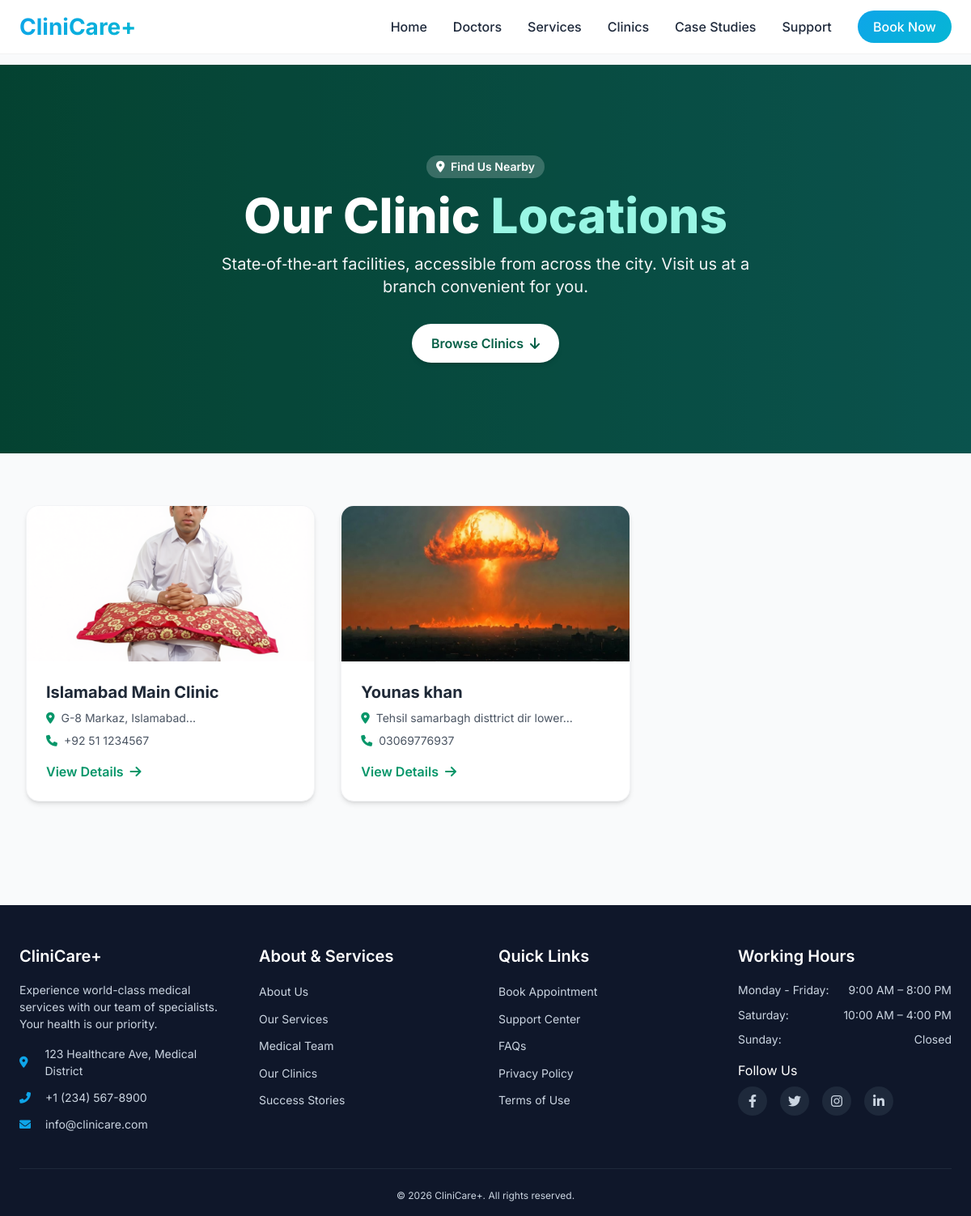
Screenshot of /clinics.php with the database file from the repository.
### tables this page shows
CREATE TABLE `clinics` (
  `id` int(11) NOT NULL,
  `name` varchar(150) NOT NULL,
  `slug` varchar(150) DEFAULT NULL,
  `address` text DEFAULT NULL,
  `phone` varchar(50) DEFAULT NULL,
  `google_map_iframe` text DEFAULT NULL,
  `image` varchar(255) DEFAULT NULL,
  `created_at` timestamp NOT NULL DEFAULT current_timestamp()
);

### clinics.php (the view, shortened to what this page needs)
<?php
require_once 'config/database.php';
$clinics = mysqli_query($conn, "SELECT * FROM clinics ORDER BY name");
?>
<!DOCTYPE html>
<html lang="en">
<head>
    <script src="https://cdn.tailwindcss.com"></script>
    <link rel="stylesheet" href="https://cdnjs.cloudflare.com/ajax/libs/font-awesome/6.0.0-beta3/css/all.min.css">
</head>
<body class="bg-gray-50">
    <?php include 'includes/header.php'; ?>
    <section class="relative bg-gradient-to-r from-emerald-800 to-teal-700 text-white py-20 md:py-28">
        <div class="absolute inset-0 bg-black/30"></div>
        <div class="relative max-w-7xl mx-auto px-4 sm:px-6 lg:px-8 text-center">
            <span class="inline-block px-3 py-1 bg-white/20 rounded-full text-sm font-semibold mb-4">
                <i class="fas fa-map-marker-alt mr-1"></i> Find Us Nearby
            </span>
            <h1 class="text-4xl md:text-5xl lg:text-6xl font-extrabold mb-4">Our Clinic <span class="text-teal-200">Locations</span></h1>
            <p class="text-xl text-gray-100 max-w-2xl mx-auto">
                State‑of‑the‑art facilities, accessible from across the city. Visit us at a branch convenient for you.
            </p>
            <div class="mt-8 flex justify-center">
                <a href="#clinics-grid" class="bg-white text-emerald-800 hover:bg-gray-100 px-6 py-3 rounded-full font-semibold transition shadow-md">
                    Browse Clinics <i class="fas fa-arrow-down ml-1"></i>
                </a>
            </div>
        </div>
    </section>
    <main class="max-w-7xl mx-auto px-4 sm:px-6 lg:px-8 py-12 md:py-16">
        <?php if(mysqli_num_rows($clinics) > 0): ?>
            <div id="clinics-grid" class="grid grid-cols-1 md:grid-cols-2 lg:grid-cols-3 gap-8">
                <?php while($clinic = mysqli_fetch_assoc($clinics)): ?>
                    <div class="clinic-card bg-white rounded-2xl shadow-md overflow-hidden border border-gray-100">
                        <?php if(!empty($clinic['image'])): ?>
                            <img src="<?php echo $clinic['image']; ?>" alt="<?php echo htmlspecialchars($clinic['name']); ?>" class="w-full h-48 object-cover">
                        <?php else: ?>
                            <div class="w-full h-48 bg-gray-200 flex items-center justify-center text-gray-400">
                                <i class="fas fa-building text-5xl"></i>
                            </div>
                        <?php endif; ?>
                        <div class="p-6">
                            <h3 class="text-xl font-bold text-gray-800 mb-2"><?php echo htmlspecialchars($clinic['name']); ?></h3>
                            <p class="text-gray-600 text-sm mb-2"><i class="fas fa-location-dot text-emerald-600 mr-1"></i> <?php echo htmlspecialchars(substr($clinic['address'], 0, 80)); ?>...</p>
                            <p class="text-gray-600 text-sm mb-4"><i class="fas fa-phone text-emerald-600 mr-1"></i> <?php echo htmlspecialchars($clinic['phone']); ?></p>
                            <a href="clinic-detail.php?id=<?php echo $clinic['id']; ?>" class="inline-flex items-center text-emerald-600 font-semibold hover:text-emerald-800 transition">
                                View Details <i class="fas fa-arrow-right ml-2"></i>
                            </a>
                        </div>
                    </div>
                <?php endwhile; ?>
            </div>
        <?php endif; ?>
    </main>
    <?php include 'includes/footer.php'; ?>
</body>
</html>

### clinics.php (style rules this page uses)
body { font-family: 'Inter', sans-serif; }
.clinic-card { transition: transform 0.2s, box-shadow 0.2s; }

### includes/header.php (style rules this page uses)
* { margin: 0; padding: 0; box-sizing: border-box; }
body { font-family: 'Inter', sans-serif; }

### rows the page displays
clinics: image (picture), name "Islamabad Main Clinic", address "G-8 Markaz, Islamabad", phone "+92 51 1234567"
clinics: image (picture), name "Younas khan", address "Tehsil samarbagh disttrict dir lower", phone "03069776937"
